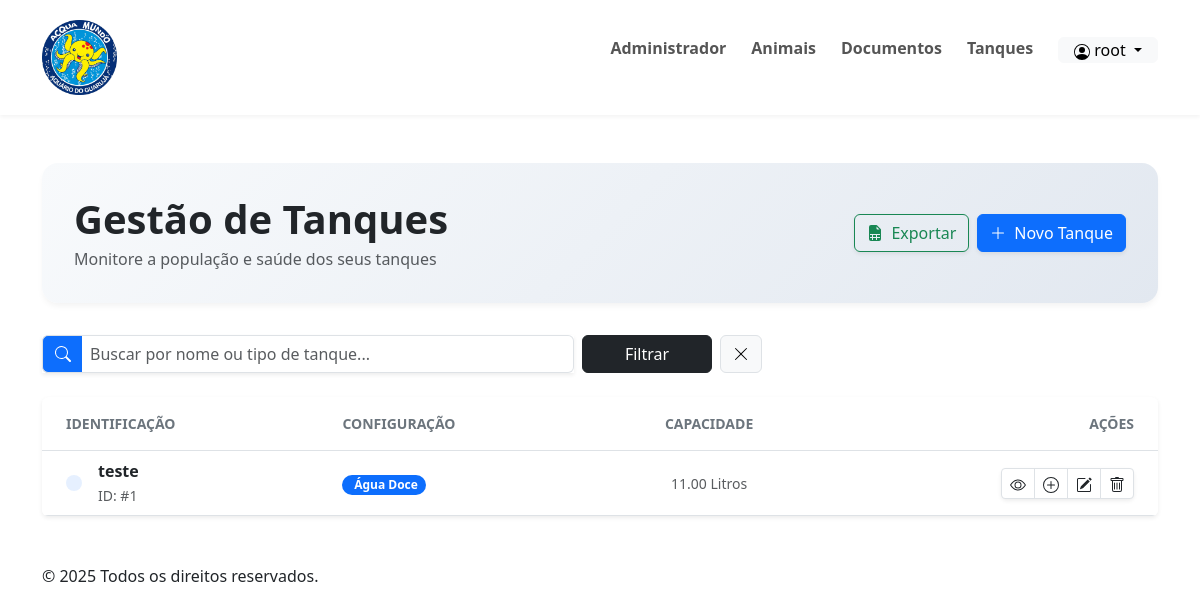
Page /animais/dashboard/ (signed in) on the earlier database version.
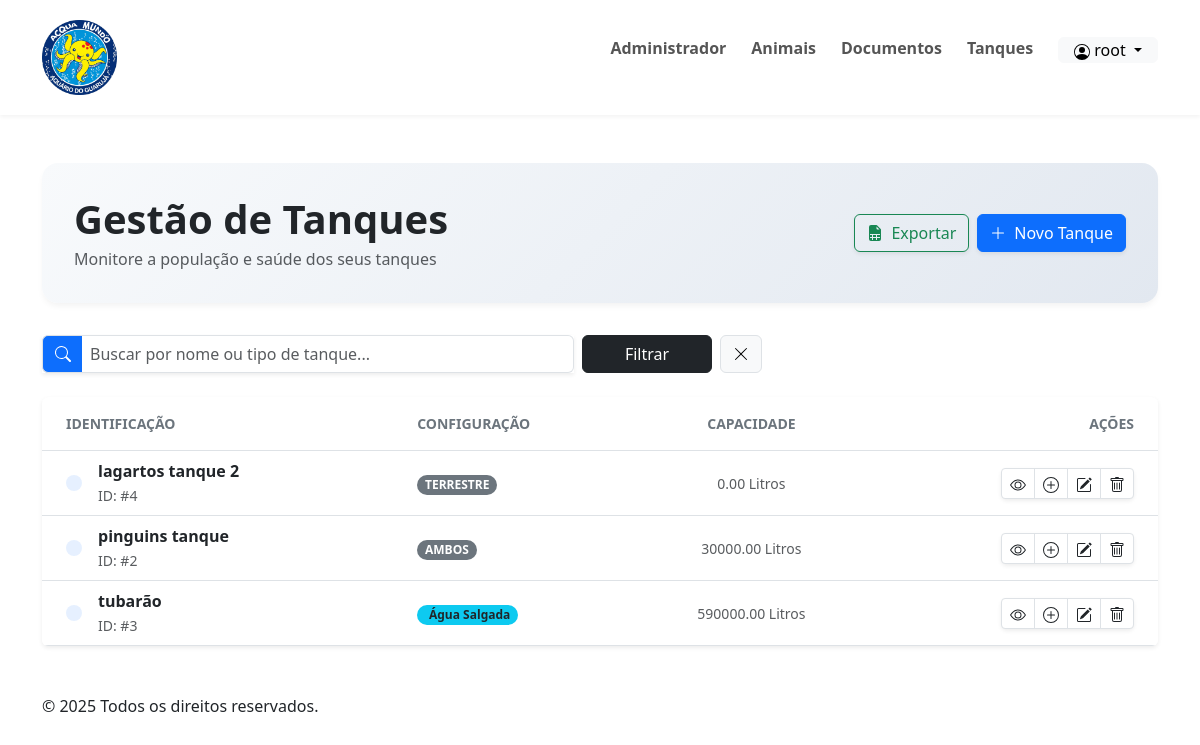
Same page on the later database version.
### animais/models.py (models this page shows, shortened)
class TanqueModels(models.Model):
    TIPO_TANQUE_CHOICES = [
        ('DOCE', 'Água Doce'),
        ('SALGADA', 'Água Salgada'),
        ('SALOBRA', 'Água Salobra'),
        ('TERRESTRE', 'Terrestre'),
        ('AMBOS', 'Aquático & Terrestre'),
    ]
    nome = models.CharField(max_length=125)
    tipo = models.CharField(max_length=10, choices=TIPO_TANQUE_CHOICES)
    volume_litros = models.DecimalField(max_digits=10, decimal_places=2)
    temperatura_min = models.DecimalField(max_digits=5, decimal_places=2, help_text="Temperatura mínima em °C")
    temperatura_max = models.DecimalField(max_digits=5, decimal_places=2, help_text="Temperatura máxima em °C")
    ph_min = models.DecimalField(max_digits=4, decimal_places=2, help_text="pH mínimo")
    ph_max = models.DecimalField(max_digits=4, decimal_places=2, help_text="pH máximo")
    data_criacao = models.DateTimeField(auto_now_add=True)

### animais/views.py (the view, shortened to what this page needs)
class Dashboard(LoginRequiredMixin, ListView):
    model = TanqueModels
    template_name = 'tanques/dashboard.html'
    ordering = ['nome']
    def get_queryset(self):
        queryset = super().get_queryset()
        busca = self.request.GET.get("q")
        return queryset

### animais/templates/tanques/dashboard.html (shortened to what the changed rows need)
{% extends "partials/base.html" %}
{% block content %}
    <div class="container py-5">
        <div class="page-header d-flex flex-column flex-md-row justify-content-between align-items-md-center gap-3">
            <div>
                <h1 class="fw-bold text-dark mb-1">Gestão de Tanques</h1>
            </div>
        </div>
        <div class="card shadow-sm border-0 overflow-hidden">
            <div class="card-body p-0">
                <div class="table-responsive">
                    <table class="table table-hover align-middle mb-0">
                        <thead class="bg-light">
                            <tr>
                                <th class="ps-4 py-3 text-uppercase small fw-bold text-secondary">Identificação</th>
                                <th class="py-3 text-uppercase small fw-bold text-secondary">Configuração</th>
                                <th class="py-3 text-uppercase small fw-bold text-secondary text-center">Capacidade</th>
                                <th class="pe-4 py-3 text-uppercase small fw-bold text-secondary text-end">Ações</th>
                            </tr>
                        </thead>
                        <tbody>
                            {% for tanque in object_list %}
                            <tr>
                                <td class="ps-4">
                                    <div class="d-flex align-items-center">
                                        <div class="rounded-circle bg-primary bg-opacity-10 p-2 me-3">
                                        </div>
                                        <div>
                                            <span class="fw-bold d-block text-dark">{{ tanque.nome }}</span>
                                            <span class="text-muted small">ID: #{{ tanque.id }}</span>
                                        </div>
                                    </div>
                                </td>
                                <td>
                                    {% if tanque.tipo == 'SALGADA' %}
                                        <span class="badge rounded-pill bg-info text-dark">
                                            Água Salgada
                                        </span>
                                    {% elif tanque.tipo == 'DOCE' %}
                                        <span class="badge rounded-pill bg-primary">
                                            Água Doce
                                        </span>
                                    {% else %}
                                        <span class="badge rounded-pill bg-secondary">{{ tanque.tipo }}</span>
                                    {% endif %}
                                </td>
                                <td class="text-center">
                                    <span class="text-muted small fw-medium">{{ tanque.volume_litros }} Litros</span>
                                </td>
                                <td class="pe-4 text-end">
                                    <div class="btn-group shadow-sm">
                                        <a href="{% url 'animais:list_animais_tanque_especifico' pk=tanque.id %}"
                                           class="btn btn-sm btn-white border" title="Ver Animais">
                                        </a>
                                        {% if user.is_superuser %}
                                        <a href="{% url 'animais:create_animais' pk=tanque.id %}"
                                           class="btn btn-sm btn-white border" title="Adicionar Animal">
                                        </a>
                                        <a href="{% url 'animais:update_tanque' pk=tanque.id %}"
                                           class="btn btn-sm btn-white border" title="Editar">
                                        </a>
                                        <button type="button" class="btn btn-sm btn-white border"
                                                data-bs-toggle="modal" data-bs-target="#deleteModal{{tanque.id}}" title="Excluir">
                                        </button>
                                        {% endif %}
                                    </div>
                                </td>
                            </tr>
                            {% endfor %}
                        </tbody>
                    </table>
                </div>
            </div>
        </div>
    </div>
{% endblock content %}

Differences in the rows shown:
removed TanqueModels: nome "teste", id "1", tipo "Água Doce", volume_litros "11.00"
added TanqueModels: nome "lagartos tanque 2", id "4", tipo "TERRESTRE", volume_litros "0.00"
added TanqueModels: nome "pinguins tanque", id "2", tipo "AMBOS", volume_litros "30000.00"
added TanqueModels: nome "tubarão", id "3", tipo "Água Salgada", volume_litros "590000.00"
